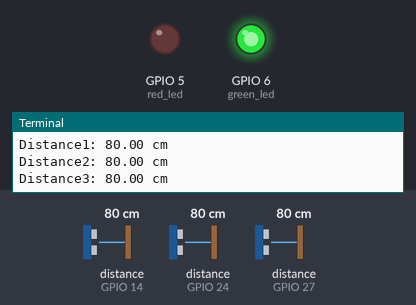
The program below on a simulated Raspberry Pi (BCM pin numbers). Shown: output pins drawn as LEDs (lit = HIGH), the last lines printed to the terminal. The inputs (shaded band) are chosen by the test bench; at power-on: distance to the obstacle (sensors on GPIO 14, GPIO 24, GPIO 27) 80 cm. The echo pulse lasts 58.3 µs per cm.

Above: at 1.2 s.
1.3 s: distance to the obstacle (sensor on GPIO 14) set to 7 cm
3.6 s: distance to the obstacle (sensor on GPIO 14) set to 4 cm
At 5.1 s:
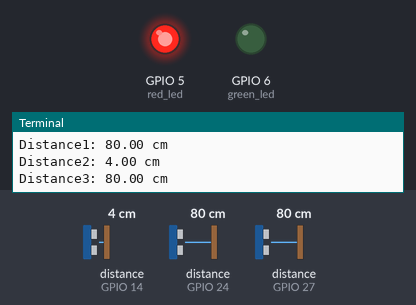
5.9 s: distance to the obstacle (sensor on GPIO 14) set to 9 cm
At 7.6 s:
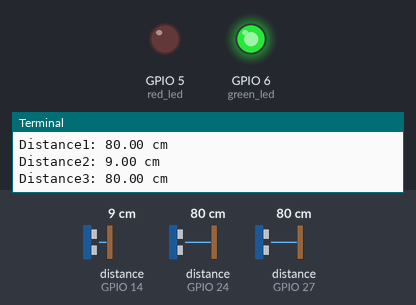
7.9 s: distance to the obstacle (sensor on GPIO 14) set to 2 cm
At 9.4 s:
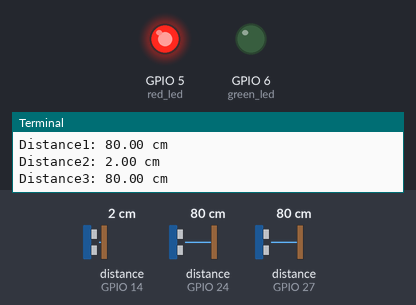
Timing chart, 0 to 10.9 s (numbered marks = the images above; inputs shaded):
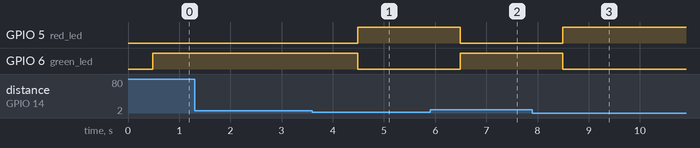

Measured:
- the behaviour switches between 6 and 5 cm on distance to the obstacle (sensor on GPIO 14) (found by bisection; images 0 and 1)
- after the input at 3.6 s, GPIO 5 (red_led): LOW → HIGH after 0.89 s; GPIO 6 (green_led): HIGH → LOW after 0.89 s
- after the input at 5.9 s, GPIO 5 (red_led): HIGH → LOW after 0.59 s; GPIO 6 (green_led): LOW → HIGH after 0.59 s
- after the input at 7.9 s, GPIO 5 (red_led): LOW → HIGH after 0.59 s; GPIO 6 (green_led): HIGH → LOW after 0.59 s

The program:

01_Ultrasonic_Led_test.py
```python
from gpiozero import LED
import time
from gpiozero import DistanceSensor

# GPIO 핀 번호 설정
red_pin = 5  # LED1을 GPIO 18에 연결
green_pin = 6  # LED2를 GPIO 23에 연결
sensor1_trigger = 23
sensor1_echo = 24
sensor2_trigger = 15
sensor2_echo = 14
sensor3_trigger = 17
sensor3_echo = 27

# LED 객체 생성
red_led = LED(red_pin)
green_led = LED(green_pin)

# 초음파 센서 객체 생성
sensor1 = DistanceSensor(echo=sensor1_echo, trigger=sensor1_trigger)
sensor2 = DistanceSensor(echo=sensor2_echo, trigger=sensor2_trigger)
sensor3 = DistanceSensor(echo=sensor3_echo, trigger=sensor3_trigger)

try:
    while True:
        # 거리 측정
        distance1 = sensor1.distance * 100  # 거리를 센티미터로 변환
        distance2 = sensor2.distance * 100
        distance3 = sensor3.distance * 100

        print("Distance1: {:.2f} cm".format(distance1))
        print("Distance2: {:.2f} cm".format(distance2))
        print("Distance3: {:.2f} cm".format(distance3))

        # LED 제어
        if distance1 <= 5 or distance2 <= 5:
            red_led.on()
            green_led.off()
        else:
            red_led.off()
            green_led.on()

        time.sleep(1)

except KeyboardInterrupt:
    print("종료")

finally:
    red_led.off()
    green_led.off()
```
